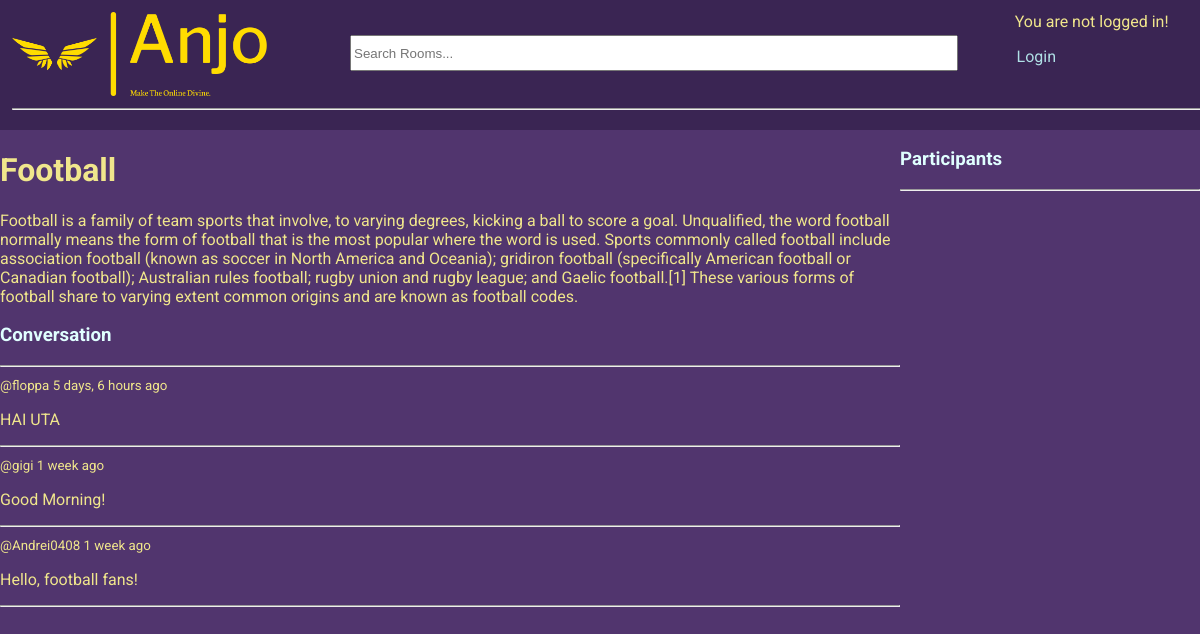
The page /room/1/ on the database its author committed.
### base/models.py (models this page shows, shortened)
class Room(models.Model):
    host = models.ForeignKey(User, on_delete=models.SET_NULL, null=True)
    topic = models.ForeignKey(Topic, on_delete=models.SET_NULL, null=True)
    name = models.CharField(max_length=200)
    description = models.TextField(null=True, blank=True)
    participants = models.ManyToManyField(User, related_name='participants', blank=True) # the users currently active in the room
    updated = models.DateTimeField(auto_now=True)
    created = models.DateTimeField(auto_now_add=True)
    class Meta:
        ordering = ['-updated', '-created'] # newest updated item should come first

class Message(models.Model):
    user = models.ForeignKey(User, on_delete=models.CASCADE) # on delete -> CASCADE = delete all children
    room = models.ForeignKey(Room, on_delete=models.CASCADE)
    body = models.TextField()
    updated = models.DateTimeField(auto_now=True)
    created = models.DateTimeField(auto_now_add=True)
    class Meta:
        ordering = ['-updated', '-created'] # newest updated item should come first

### base/views.py (the view, shortened to what this page needs)
# urls.py: path('room/<str:pk>/', views.room, name="room"),
def room(request, pk):
    room = Room.objects.get(id=pk)
    room_messages = room.message_set.all().order_by('-created')
    participants = room.participants.all()
    context = {'room': room, 'room_messages': room_messages, 'participants': participants}
    return render(request, 'base/room.html', context)

### base/templates/base/room.html (shortened to what this page needs)
{% extends 'main.html' %}
{% block content %}
<div class="room-container">
    <div>
        <h1>{{room.name}}</h1>
        <p>{{ room.description }}</p>
        <div class="comment-wrapper">
            <h3>Conversation</h3>
            <hr>
            {% for message in room_messages %}
                <div>
                    <small>@{{message.user}} {{message.created|timesince}} ago</small>
                    <p>{{message.body}}</p>
                    <hr>
                </div>
            {% endfor %}
        </div>
    </div>
    <div>
        <h3>Participants</h3>
        <hr>
    </div>
</div>
{% endblock content %}

### static/css/main.css (style rules this page uses)
:root { font-family: 'Roboto','Franklin Gothic Medium', 'Arial Narrow', Arial, sans-serif; }
body { background-color: rgb(81, 53, 110); color: khaki; margin: 0; width: 100vw; height: 100vh; }
h3 { color: lightcyan; }

### base/templates/base/room.html (style rules this page uses)
.room-container { display: grid; grid-template-columns: 3fr 1fr; }

### rows shown on the page
Room: name "Football", description "Football is a family of team sports that involve, to varying degrees, kicking a ball to score a goal. Unqualified, the word football normally means the form of football that is the most popular where the word is used. Sports commonly called football include association football (known as soccer in North America and Oceania); gridiron football (specifically American football or Canadian football); Australian rules football; rugby union and rugby league; and Gaelic football.[1] These various forms of football share to varying extent common origins and are known as football codes."
Message: user "floppa", created "5 days, 6 hours", body "HAI UTA"
Message: user "gigi", created "1 week", body "Good Morning!"
Message: user "Andrei0408", created "1 week", body "Hello, football fans!"
